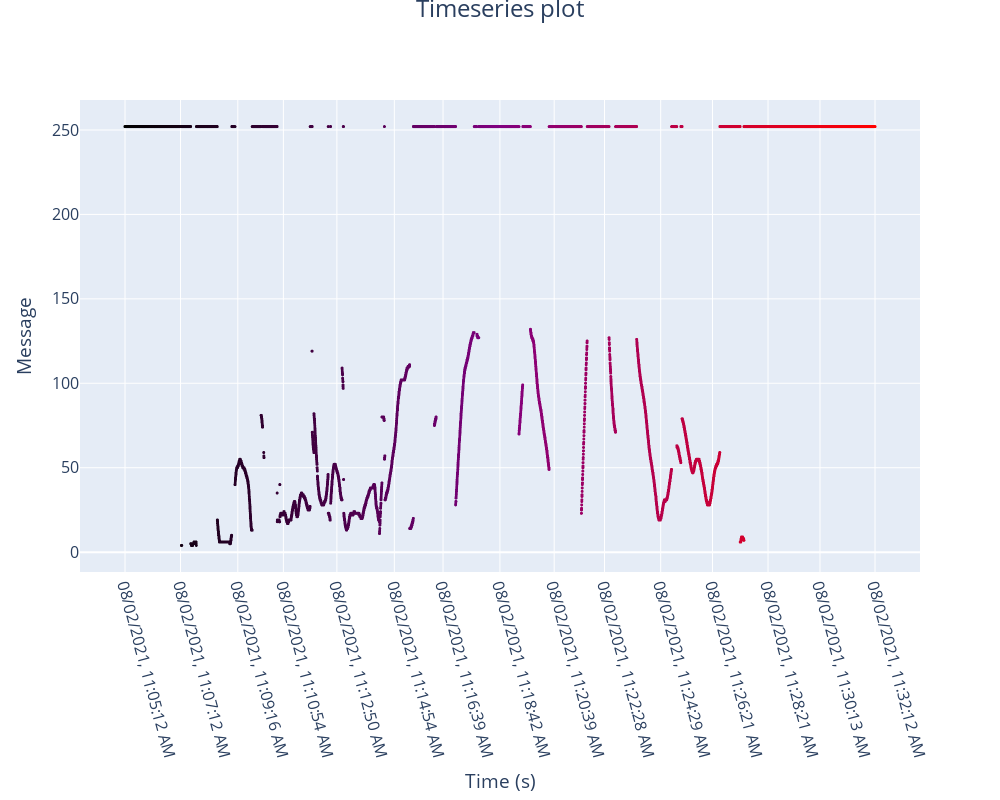

The notebook cell saved with this chart:
### Code cell
strymread.plt_ts(lead_distance_ts)


import matplotlib.pyplot as plt

def graph_see_events(lead, times, event_times):
    """
    TODO document this
    :param lead:
    :param times:
    :param event_times:
    :return:
    """
    def fake(time):
        if time in event_times:
            return 252
        else:
            return 0
    event_times_fake = [fake(time) for time in times]
    print(event_times_fake)
    print(sum(event_times_fake))
    # plt.figure()
    # plt.plot(times, lead, 'b*')
    # plt.plot(times, event_times_fake, 'r-')
    # plt.ion()
    # plt.show()
    fig, ax = plt.subplots()
    l = ax.plot(times, lead, 'b*')
    e = ax.plot(times, event_times_fake, 'r-')
    plt.ion()
    plt.show()
    # TODO make this interactive mode?

graph_see_events(lead_distance_ts['Message'], lead_distance_ts['Time'], event_times)

### Figure 1 — Plotly figure (JSON) as saved in the notebook; plotly's stock layout.template omitted (floating-point values rounded to 4 significant figures; data arrays with more than 128 entries replaced by an {"elided": "..."} marker saying what was removed)
{"data": [{"hovertemplate": "Time (s)=%{marker.color}<br>Message=%{y}<extra></extra>", "legendgroup": "", "marker": {"color": {"elided": "12088 float values"}, "coloraxis": "coloraxis", "size": 3, "symbol": "circle"}, "mode": "markers", "name": "", "showlegend": false, "type": "scattergl", "x": {"elided": "12088 float values"}, "xaxis": "x", "y": {"elided": "12088 int values"}, "yaxis": "y"}], "layout": {"coloraxis": {"colorbar": {"title": {"text": "Time (s)"}}, "colorscale": [[0.0, "black"], [0.5, "purple"], [1.0, "red"]], "showscale": false}, "font": {"size": 16}, "height": 800, "legend": {"tracegroupgap": 0}, "title": {"font": {"size": 24}, "text": "Timeseries plot", "x": 0.5, "xanchor": "center", "y": 1.0, "yanchor": "top"}, "width": 1000, "xaxis": {"anchor": "y", "domain": [0.0, 1.0], "tickangle": 75, "ticktext": ["08/02/2021, 11:05:12 AM", "08/02/2021, 11:07:12 AM", "08/02/2021, 11:09:16 AM", "08/02/2021, 11:10:54 AM", "08/02/2021, 11:12:50 AM", "08/02/2021, 11:14:54 AM", "08/02/2021, 11:16:39 AM", "08/02/2021, 11:18:42 AM", "08/02/2021, 11:20:39 AM", "08/02/2021, 11:22:28 AM", "08/02/2021, 11:24:29 AM", "08/02/2021, 11:26:21 AM", "08/02/2021, 11:28:21 AM", "08/02/2021, 11:30:13 AM", "08/02/2021, 11:32:12 AM"], "tickvals": [1628000000.0, 1628000000.0, 1628000000.0, 1628000000.0, 1628000000.0, 1628000000.0, 1628000000.0, 1628000000.0, 1628000000.0, 1628000000.0, 1628000000.0, 1628000000.0, 1628000000.0, 1628000000.0, 1628000000.0], "title": {"text": "Time (s)"}}, "yaxis": {"anchor": "x", "domain": [0.0, 1.0], "title": {"text": "Message"}}}}
